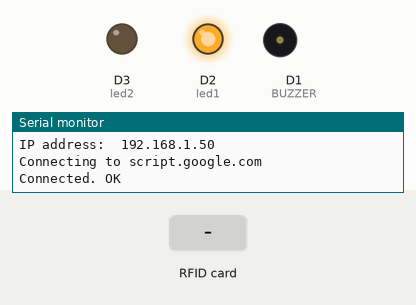
Simulated run of this sketch. Board: ESP8266 (NodeMCU). On the bench: output pins drawn as LEDs (lit = HIGH), buzzer (waves = sounding, pin HIGH), the last lines printed to the serial monitor. The test bench sets the inputs (shaded band). WiFi joins after 1.5 s; servers stay silent unless stated; pins used as bus, display or sensor lines are not drawn.

Above: at 4.3 s.
At 6.4 s:
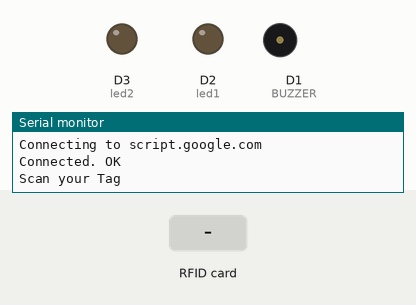
6.5 s: RFID card 5E 7A 19 C4 held to the reader
At 7.41 s:
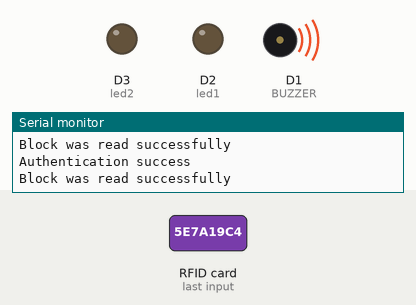
Timing chart, 0 to 9.5 s (numbered marks = the images above; inputs shaded):
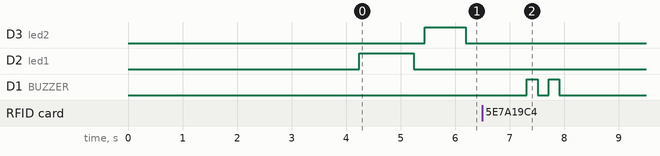

Measured:
- after the input at 6.5 s, D1 (BUZZER): alternates HIGH for 0.20 s and LOW for 0.20 s, 4 changes in all, then stays LOW, starting after 0.81 s

The sketch:

ESP8266.ino
```cpp
#include <Arduino.h>
#include <ESP8266WiFi.h>
#include <SPI.h>
#include <MFRC522.h>
#include <HTTPSRedirect.h>
#include<Wire.h>

const char *GScriptId = "AKfycbzyy3wgcWUgU_GIqNc2dwKn_BPiTFAf12vXYhIDDvwTNfc4N_0dL_sl6x4qFHJ-i2MukQ";
const int led1 = D2;
const int led2 = D3;
const char* ssid     = "Manilka";
const char* password = "Manilka@99";

String payload_base =  "{\"command\": \"insert_row\", \"sheet_name\": \"Sheet1\", \"values\": ";
String payload = "";

const char* host        = "script.google.com";
const int   httpsPort   = 443;
const char* fingerprint = "";
String url = String("/macros/s/") + GScriptId + "/exec";
HTTPSRedirect* client = nullptr;

String student_id;

int blocks[] = {4,5,6,8,9};
#define total_blocks  (sizeof(blocks) / sizeof(blocks[0]))

#define RST_PIN  0
#define SS_PIN   2
#define BUZZER   5

MFRC522 mfrc522(SS_PIN, RST_PIN);
MFRC522::MIFARE_Key key;
MFRC522::StatusCode status;

//---------------------------
/* keep watch out for Sector Trailer Blocks */
int blockNum = 2;

/* Create another array to read data from Block */
/* Legthn of buffer should be 2 Bytes more than the size of Block (16 Bytes) */
byte bufferLen = 18;
byte readBlockData[18];
//------------------------------------------------------------

/* Main Setup Function */
void setup() {

  Serial.begin(9600);
  delay(10);
  Serial.println('\n');

  SPI.begin();

  // Connect to WiFi
  WiFi.begin(ssid, password);
  Serial.print("Connecting to ");
  Serial.print(ssid); Serial.println(" ...");

  while (WiFi.status() != WL_CONNECTED) {
    delay(1000);
    Serial.print(".");
  }
  Serial.println('\n');
  Serial.println("Connection established!");
  Serial.print("IP address:\t");
  Serial.println(WiFi.localIP());
  Serial.println();


  pinMode(BUZZER, OUTPUT);
  SPI.begin();

  pinMode(led1, OUTPUT);
  pinMode(led2, OUTPUT);

  // Here HTTPSRedirect class to create a new TLS connection
  client = new HTTPSRedirect(httpsPort);
  client->setInsecure();
  client->setPrintResponseBody(true);
  client->setContentTypeHeader("application/json");

  Serial.print("Connecting to ");
  Serial.println(host);


  // Try to connect for a maximum of 5 times
  bool flag = false;
  for(int i=0; i<5; i++){
    int retval = client->connect(host, httpsPort);

    if (retval == 1){
      flag = true;
      String msg = "Connected. OK";
      Serial.println(msg);
      delay(2000);
      digitalWrite(led1, HIGH);
      delay(1000);
      digitalWrite(led1, LOW);
      break;
    }

    else
      Serial.println("Connection failed. Retrying...");
      digitalWrite(led2, HIGH);
      delay(1000);
      digitalWrite(led2, LOW);

  }
  //----------------------------------------------------------
  if (!flag){

    Serial.print("Could not connect to server: ");
    Serial.println(host);
    delay(5000);
    digitalWrite(led2, HIGH);
    delay(2000);
    digitalWrite(led2, LOW);
    return;

  }

  delete client;    // delete HTTPSRedirect object
  client = nullptr; // delete HTTPSRedirect object

}

/* Main loop Function */

void loop() {

  static bool flag = false;
  if (!flag){
    client = new HTTPSRedirect(httpsPort);
    client->setInsecure();
    flag = true;
    client->setPrintResponseBody(true);
    client->setContentTypeHeader("application/json");
  }
  if (client != nullptr){
    if (!client->connected())
      {client->connect(host, httpsPort);}
  }
  else{Serial.println("Error creating client object!");}
      digitalWrite(led2, HIGH);
      delay(750);
      digitalWrite(led2, LOW);

  Serial.println("Scan your Tag");


  /* Initialize MFRC522 Module */
  mfrc522.PCD_Init();
  /* Look for new cards */
  /* Reset the loop if no new card is present on RC522 Reader */
  if ( ! mfrc522.PICC_IsNewCardPresent()) {return;}
  /* Select one of the cards */
  if ( ! mfrc522.PICC_ReadCardSerial()) {return;}
  /* Read data from the same block */
  Serial.println();
  Serial.println(F("Reading last data from RFID..."));
  //----------------------------------------------------------------
  String values = "", data;


  /*Payload - method*/

  for (byte i = 0; i < total_blocks; i++) {
    ReadDataFromBlock(blocks[i], readBlockData);
    //*************************************************
    if(i == 0){
      data = String((char*)readBlockData);
      data.trim();
      student_id = data;
      values = "\"" + data + ",";
    }
    //*************************************************
    else if(i == total_blocks-1){
      data = String((char*)readBlockData);
      data.trim();
      values += data + "\"";
    }
    //*************************************************
    else{
      data = String((char*)readBlockData);
      data.trim();
      values += data + ",";
    }
  }
  //------------------------------
  payload = payload_base + values;

  /*Buzzer sound for RFID Read*/
  digitalWrite(BUZZER, HIGH);
  delay(200);
  digitalWrite(BUZZER, LOW);
  delay(200);
  digitalWrite(BUZZER, HIGH);
  delay(200);
  digitalWrite(BUZZER, LOW);
  delay(3000);


  // Publish data to Google Sheets
  Serial.println("Publishing data...");
  Serial.println(payload);
  if(client->POST(url, host, payload)){
    // do stuff here if publish was successful
    Serial.println("Student ID: "+student_id);
    Serial.println("Present");
    digitalWrite(led1, HIGH);
    delay(1000);
    digitalWrite(led1, LOW);
  }

  else{
    // do stuff here if publish was not successful
    Serial.println("Error while connecting");
    Serial.println("Failed.");
    Serial.println("Try Again");
    //-------------------------------
    digitalWrite(led2, HIGH);
    delay(3000);
    digitalWrite(led2, LOW);
  }

  // Delay to required before publishing again
  delay(1000);
}


/* ReadDataFromBlock() function */

void ReadDataFromBlock(int blockNum, byte readBlockData[])
{

  /* Prepare the ksy for authentication - All keys are set to FFFFFFFFFFFFh at chip delivery from the factory */
  for (byte i = 0; i < 6; i++) {
    key.keyByte[i] = 0xFF;
  }

  /* Authenticating the desired data block for Read access using Key A */
  status = mfrc522.PCD_Authenticate(MFRC522::PICC_CMD_MF_AUTH_KEY_A, blockNum, &key, &(mfrc522.uid));

  //--------------------------------------------------
  if (status != MFRC522::STATUS_OK){
     Serial.print("Authentication failed for Read: ");
     Serial.println(mfrc522.GetStatusCodeName(status));
     return;
  }

  else {
    Serial.println("Authentication success");
  }

  /* Reading data from the Block */

  status = mfrc522.MIFARE_Read(blockNum, readBlockData, &bufferLen);
  if (status != MFRC522::STATUS_OK) {
    Serial.print("Reading failed: ");
    Serial.println(mfrc522.GetStatusCodeName(status));
    digitalWrite(led2, HIGH);
    delay(2000);
    digitalWrite(led2, LOW);
    return;
  }

  else {
    readBlockData[16] = ' ';
    readBlockData[17] = ' ';
    Serial.println("Block was read successfully");
  }
}
```
